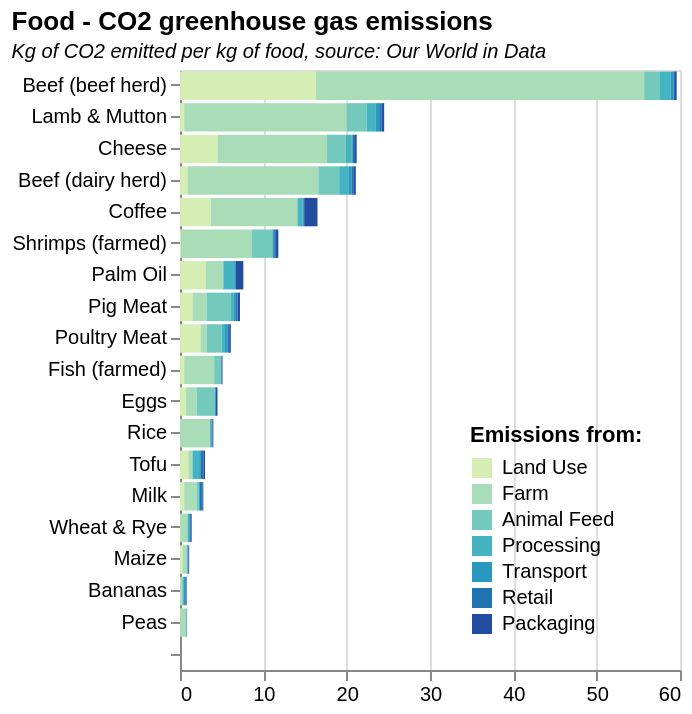

Vega-Lite specification stored for this chart:
### Vega-Lite specification from a JSON file in a GitHub repository (floating-point values rounded to 4 significant figures)
{"$schema": "https://vega.github.io/schema/vega-lite/v5.json", "data": {"values": [{"Entity": "", "food_emissions": "", "Type": ""}, {"Entity": "Bananas", "food_emissions": "0", "Type": "Land Use"}, {"Entity": "Beef (beef herd)", "food_emissions": "16.3", "Type": "Land Use"}, {"Entity": "Beef (dairy herd)", "food_emissions": "0.9", "Type": "Land Use"}, {"Entity": "Cheese", "food_emissions": "4.5", "Type": "Land Use"}, {"Entity": "Coffee", "food_emissions": "3.7", "Type": "Land Use"}, {"Entity": "Eggs", "food_emissions": "0.7", "Type": "Land Use"}, {"Entity": "Fish (farmed)", "food_emissions": "0.5", "Type": "Land Use"}, {"Entity": "Lamb & Mutton", "food_emissions": "0.5", "Type": "Land Use"}, {"Entity": "Maize", "food_emissions": "0.3", "Type": "Land Use"}, {"Entity": "Milk", "food_emissions": "0.5", "Type": "Land Use"}, {"Entity": "Palm Oil", "food_emissions": "3.1", "Type": "Land Use"}, {"Entity": "Peas", "food_emissions": "0", "Type": "Land Use"}, {"Entity": "Pig Meat", "food_emissions": "1.5", "Type": "Land Use"}, {"Entity": "Poultry Meat", "food_emissions": "2.5", "Type": "Land Use"}, {"Entity": "Rice", "food_emissions": "0", "Type": "Land Use"}, {"Entity": "Shrimps (farmed)", "food_emissions": "0.2", "Type": "Land Use"}, {"Entity": "Tofu", "food_emissions": "1", "Type": "Land Use"}, {"Entity": "Wheat & Rye", "food_emissions": "0.1", "Type": "Land Use"}, {"Entity": "Bananas", "food_emissions": "0.3", "Type": "Farm"}, {"Entity": "Beef (beef herd)", "food_emissions": "39.4", "Type": "Farm"}, {"Entity": "Beef (dairy herd)", "food_emissions": "15.7", "Type": "Farm"}, {"Entity": "Cheese", "food_emissions": "13.1", "Type": "Farm"}, {"Entity": "Coffee", "food_emissions": "10.4", "Type": "Farm"}, {"Entity": "Eggs", "food_emissions": "1.3", "Type": "Farm"}, {"Entity": "Fish (farmed)", "food_emissions": "3.6", "Type": "Farm"}, {"Entity": "Lamb & Mutton", "food_emissions": "19.5", "Type": "Farm"}, {"Entity": "Maize", "food_emissions": "0.5", "Type": "Farm"}, {"Entity": "Milk", "food_emissions": "1.5", "Type": "Farm"}, {"Entity": "Palm Oil", "food_emissions": "2.1", "Type": "Farm"}, {"Entity": "Peas", "food_emissions": "0.7", "Type": "Farm"}, {"Entity": "Pig Meat", "food_emissions": "1.7", "Type": "Farm"}, {"Entity": "Poultry Meat", "food_emissions": "0.7", "Type": "Farm"}, {"Entity": "Rice", "food_emissions": "3.6", "Type": "Farm"}, {"Entity": "Shrimps (farmed)", "food_emissions": "8.4", "Type": "Farm"}, {"Entity": "Tofu", "food_emissions": "0.5", "Type": "Farm"}, {"Entity": "Wheat & Rye", "food_emissions": "0.8", "Type": "Farm"}, {"Entity": "Bananas", "food_emissions": "0", "Type": "Animal Feed"}, {"Entity": "Beef (beef herd)", "food_emissions": "1.9", "Type": "Animal Feed"}, {"Entity": "Beef (dairy herd)", "food_emissions": "2.5", "Type": "Animal Feed"}, {"Entity": "Cheese", "food_emissions": "2.3", "Type": "Animal Feed"}, {"Entity": "Coffee", "food_emissions": "0", "Type": "Animal Feed"}, {"Entity": "Eggs", "food_emissions": "2.2", "Type": "Animal Feed"}, {"Entity": "Fish (farmed)", "food_emissions": "0.8", "Type": "Animal Feed"}, {"Entity": "Lamb & Mutton", "food_emissions": "2.4", "Type": "Animal Feed"}, {"Entity": "Maize", "food_emissions": "0", "Type": "Animal Feed"}, {"Entity": "Milk", "food_emissions": "0.2", "Type": "Animal Feed"}, {"Entity": "Palm Oil", "food_emissions": "0", "Type": "Animal Feed"}, {"Entity": "Peas", "food_emissions": "0", "Type": "Animal Feed"}, {"Entity": "Pig Meat", "food_emissions": "2.9", "Type": "Animal Feed"}, {"Entity": "Poultry Meat", "food_emissions": "1.8", "Type": "Animal Feed"}, {"Entity": "Rice", "food_emissions": "0", "Type": "Animal Feed"}, {"Entity": "Shrimps (farmed)", "food_emissions": "2.5", "Type": "Animal Feed"}, {"Entity": "Tofu", "food_emissions": "0", "Type": "Animal Feed"}, {"Entity": "Wheat & Rye", "food_emissions": "0", "Type": "Animal Feed"}, {"Entity": "Bananas", "food_emissions": "0.1", "Type": "Processing"}, {"Entity": "Beef (beef herd)", "food_emissions": "1.3", "Type": "Processing"}, {"Entity": "Beef (dairy herd)", "food_emissions": "1.1", "Type": "Processing"}, {"Entity": "Cheese", "food_emissions": "0.7", "Type": "Processing"}, {"Entity": "Coffee", "food_emissions": "0.6", "Type": "Processing"}, {"Entity": "Eggs", "food_emissions": "0", "Type": "Processing"}, {"Entity": "Fish (farmed)", "food_emissions": "0", "Type": "Processing"}, {"Entity": "Lamb & Mutton", "food_emissions": "1.1", "Type": "Processing"}, {"Entity": "Maize", "food_emissions": "0.1", "Type": "Processing"}, {"Entity": "Milk", "food_emissions": "0.1", "Type": "Processing"}, {"Entity": "Palm Oil", "food_emissions": "1.3", "Type": "Processing"}, {"Entity": "Peas", "food_emissions": "0", "Type": "Processing"}, {"Entity": "Pig Meat", "food_emissions": "0.3", "Type": "Processing"}, {"Entity": "Poultry Meat", "food_emissions": "0.4", "Type": "Processing"}, {"Entity": "Rice", "food_emissions": "0.1", "Type": "Processing"}, {"Entity": "Shrimps (farmed)", "food_emissions": "0", "Type": "Processing"}, {"Entity": "Tofu", "food_emissions": "0.8", "Type": "Processing"}, {"Entity": "Wheat & Rye", "food_emissions": "0.2", "Type": "Processing"}, {"Entity": "Bananas", "food_emissions": "0.3", "Type": "Transport"}, {"Entity": "Beef (beef herd)", "food_emissions": "0.3", "Type": "Transport"}, {"Entity": "Beef (dairy herd)", "food_emissions": "0.4", "Type": "Transport"}, {"Entity": "Cheese", "food_emissions": "0.1", "Type": "Transport"}, {"Entity": "Coffee", "food_emissions": "0.1", "Type": "Transport"}, {"Entity": "Eggs", "food_emissions": "0.1", "Type": "Transport"}, {"Entity": "Fish (farmed)", "food_emissions": "0.1", "Type": "Transport"}, {"Entity": "Lamb & Mutton", "food_emissions": "0.5", "Type": "Transport"}, {"Entity": "Maize", "food_emissions": "0.1", "Type": "Transport"}, {"Entity": "Milk", "food_emissions": "0.1", "Type": "Transport"}, {"Entity": "Palm Oil", "food_emissions": "0.2", "Type": "Transport"}, {"Entity": "Peas", "food_emissions": "0.1", "Type": "Transport"}, {"Entity": "Pig Meat", "food_emissions": "0.3", "Type": "Transport"}, {"Entity": "Poultry Meat", "food_emissions": "0.3", "Type": "Transport"}, {"Entity": "Rice", "food_emissions": "0.1", "Type": "Transport"}, {"Entity": "Shrimps (farmed)", "food_emissions": "0.2", "Type": "Transport"}, {"Entity": "Tofu", "food_emissions": "0.2", "Type": "Transport"}, {"Entity": "Wheat & Rye", "food_emissions": "0.1", "Type": "Transport"}, {"Entity": "Bananas", "food_emissions": "0", "Type": "Retail"}, {"Entity": "Beef (beef herd)", "food_emissions": "0.2", "Type": "Retail"}, {"Entity": "Beef (dairy herd)", "food_emissions": "0.2", "Type": "Retail"}, {"Entity": "Cheese", "food_emissions": "0.3", "Type": "Retail"}, {"Entity": "Coffee", "food_emissions": "0.1", "Type": "Retail"}, {"Entity": "Eggs", "food_emissions": "0", "Type": "Retail"}, {"Entity": "Fish (farmed)", "food_emissions": "0", "Type": "Retail"}, {"Entity": "Lamb & Mutton", "food_emissions": "0.2", "Type": "Retail"}, {"Entity": "Maize", "food_emissions": "0", "Type": "Retail"}, {"Entity": "Milk", "food_emissions": "0.3", "Type": "Retail"}, {"Entity": "Palm Oil", "food_emissions": "0", "Type": "Retail"}, {"Entity": "Peas", "food_emissions": "0", "Type": "Retail"}, {"Entity": "Pig Meat", "food_emissions": "0.2", "Type": "Retail"}, {"Entity": "Poultry Meat", "food_emissions": "0.2", "Type": "Retail"}, {"Entity": "Rice", "food_emissions": "0.1", "Type": "Retail"}, {"Entity": "Shrimps (farmed)", "food_emissions": "0.2", "Type": "Retail"}, {"Entity": "Tofu", "food_emissions": "0.3", "Type": "Retail"}, {"Entity": "Wheat & Rye", "food_emissions": "0.1", "Type": "Retail"}, {"Entity": "Bananas", "food_emissions": "0.1", "Type": "Packaging"}, {"Entity": "Beef (beef herd)", "food_emissions": "0.2", "Type": "Packaging"}, {"Entity": "Beef (dairy herd)", "food_emissions": "0.3", "Type": "Packaging"}, {"Entity": "Cheese", "food_emissions": "0.2", "Type": "Packaging"}, {"Entity": "Coffee", "food_emissions": "1.6", "Type": "Packaging"}, {"Entity": "Eggs", "food_emissions": "0.2", "Type": "Packaging"}, {"Entity": "Fish (farmed)", "food_emissions": "0.1", "Type": "Packaging"}, {"Entity": "Lamb & Mutton", "food_emissions": "0.3", "Type": "Packaging"}, {"Entity": "Maize", "food_emissions": "0.1", "Type": "Packaging"}, {"Entity": "Milk", "food_emissions": "0.1", "Type": "Packaging"}, {"Entity": "Palm Oil", "food_emissions": "0.9", "Type": "Packaging"}, {"Entity": "Peas", "food_emissions": "0", "Type": "Packaging"}, {"Entity": "Pig Meat", "food_emissions": "0.3", "Type": "Packaging"}, {"Entity": "Poultry Meat", "food_emissions": "0.2", "Type": "Packaging"}, {"Entity": "Rice", "food_emissions": "0.1", "Type": "Packaging"}, {"Entity": "Shrimps (farmed)", "food_emissions": "0.3", "Type": "Packaging"}, {"Entity": "Tofu", "food_emissions": "0.2", "Type": "Packaging"}, {"Entity": "Wheat & Rye", "food_emissions": "0.1", "Type": "Packaging"}]}, "mark": "bar", "width": 250, "height": 300, "title": {"text": "Food - CO2 greenhouse gas emissions", "subtitle": "Kg of CO2 emitted per kg of food, source: Our World in Data", "subtitleFontStyle": "italic", "subtitleFontSize": 10, "anchor": "start", "color": "black"}, "encoding": {"y": {"field": "Entity", "sort": "-x", "type": "ordinal", "title": null}, "x": {"field": "food_emissions", "title": null, "type": "quantitative"}, "color": {"field": "Type", "type": "nominal", "legend": {"orient": "bottom-right"}, "scale": {"domain": ["Land Use", "Farm", "Animal Feed", "Processing", "Transport", "Retail", "Packaging"], "scheme": "yellowgreenblue"}, "title": "Emissions from:"}, "tooltip": [{"field": "Entity", "type": "nominal", "title": "Food"}, {"field": "food_emissions", "type": "quantitative", "title": "Emissions"}, {"field": "Type"}]}}
